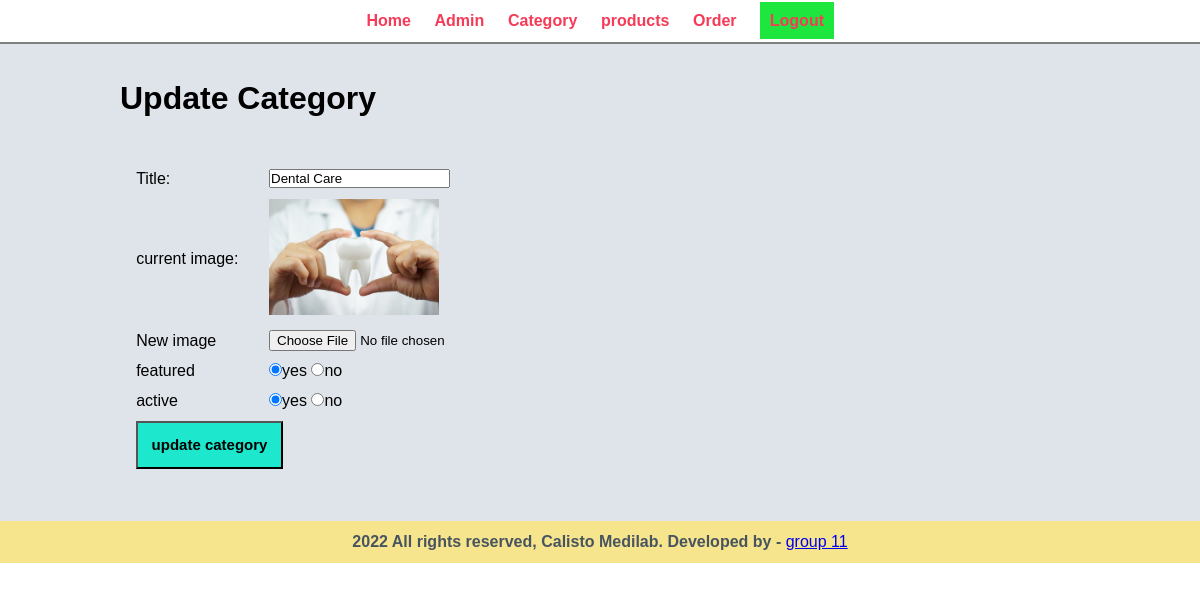
/admin/update-category.php?id=9, run on the app's committed database.
### tables this page shows
CREATE TABLE `tbl_category` (
  `id` int(10) UNSIGNED NOT NULL,
  `title` varchar(100) NOT NULL,
  `image_name` varchar(255) NOT NULL,
  `featured` varchar(10) NOT NULL,
  `active` varchar(10) NOT NULL
);

### admin/update-category.php (the view, shortened to what this page needs)
<?php
 include('part/menu.php');     ?>
<div class="main-content">
    <div class="wrapper">
        <h1> Update Category </h1>
        <br><br>
        <?php
            if (isset( $_GET['id']))
            {
                $id =$_GET['id'];
                $sql= "SELECT * FROM tbl_category WHERE id =$id";
                $res=mysqli_query($conn,$sql);
                $count = mysqli_num_rows($res);
                   if($count==1)
                    {
                        $row= mysqli_fetch_assoc($res);
                        $title =$row['title'];
                        $current_image =$row['image_name'];
                        $featured =$row['featured'];
                        $active =$row['active'];
                    }
                    else{
                        $_SESSION['no-category-found'] ="<div class='erro'> category not found</div>";
                        header('location:'.SITEURL.'admin/manage-category.php');
                    }
            }
             else
            {
                header('location:'.SITEURL.'admin/manage-category.php');
            }
        ?>
        <form action="" method="POST" enctype="multipart/form-data">
            <table class="table-d">
                <tr>
                    <td> Title: </td>
                    <td>
                        <input type="text" name="title" value="<?php echo $title ?> ">
                    </td>
                </tr>
                <tr>
                    <td> current image: </td>
                    <td>
                        <?php
                            if($current_image !="")
                            {
                                ?>
                                <img src="<?php echo SITEURL; ?>images/category/<?php echo $current_image; ?>" width="170px">
                                <?php
                            }
                            else{
                                echo "<div class='erro'> image is not uploaded </div>";
                            }
                        ?>
                    </td>
                </tr>
                <tr>
                    <td> New image</td>
                    <td>
                        <input type="file" name="image">
                    </td>
                </tr>
                <tr>
                    <td>featured</td>
                    <td>
                        <input <?php if($featured=="yes"){echo "checked" ;}?> type="radio" name="featured" value="yes">yes
                        <input <?php if($featured=="no"){echo "checked" ;}?> type="radio" name="featured" value="no">no
                    </td>
                </tr>
                <tr>
                    <td>active</td>
                    <td>
                        <input <?php if($active=="yes"){echo "checked" ;}?> type="radio" name="active" value="yes">yes
                        <input <?php if($active=="no"){echo "checked" ;}?> type="radio" name="active" value="no">no
                    </td>
                </tr>
                <tr>
                    <td colspan="2" >
                        <input type="submit" name="submit" value="update category" class="btn-submit-b">
                    </td>
                </tr>
            </table>
        </form>
    </div>
</div>
<?php include('part/footer.php');     ?>

### css/admin.css (style rules this page uses)
* { margin: 0px; padding:0px; font-family: Arial, Helvetica, sans-serif; }
.wrapper { padding: 1%; width: 80%; margin: 0 auto; }
.main-content { background-color: #dfe4ea; padding: 2% 0; }
.table-d { width: 50%; padding: 1%; height: 40%; }
table tr td { padding: 1%; }
.btn-submit-b { background-color: #1de7cc; padding:3%; color: rgb(0, 0, 0); text-decoration: none; font-weight: 700; font-size: 15px; }

### data on the page
tbl_category: title "Dental Care", image_name (picture), featured "☑", active "☑"
